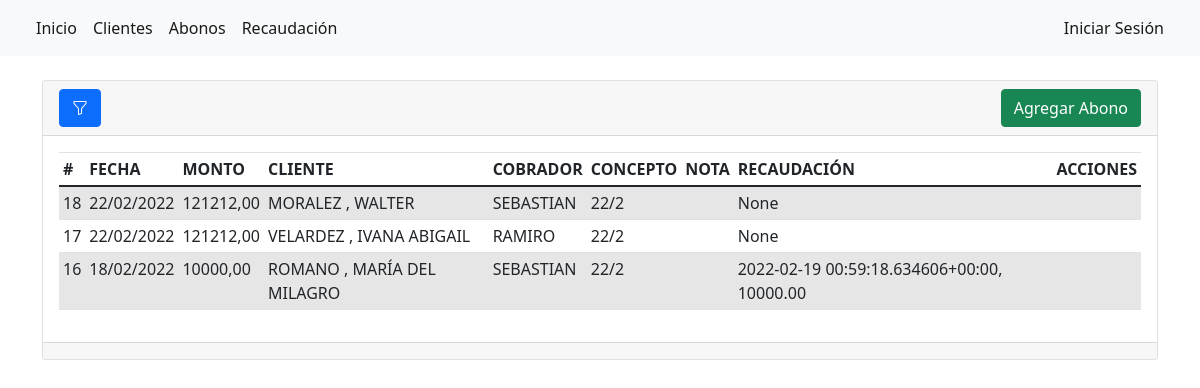
The page /abonos/ on the database as committed earlier.
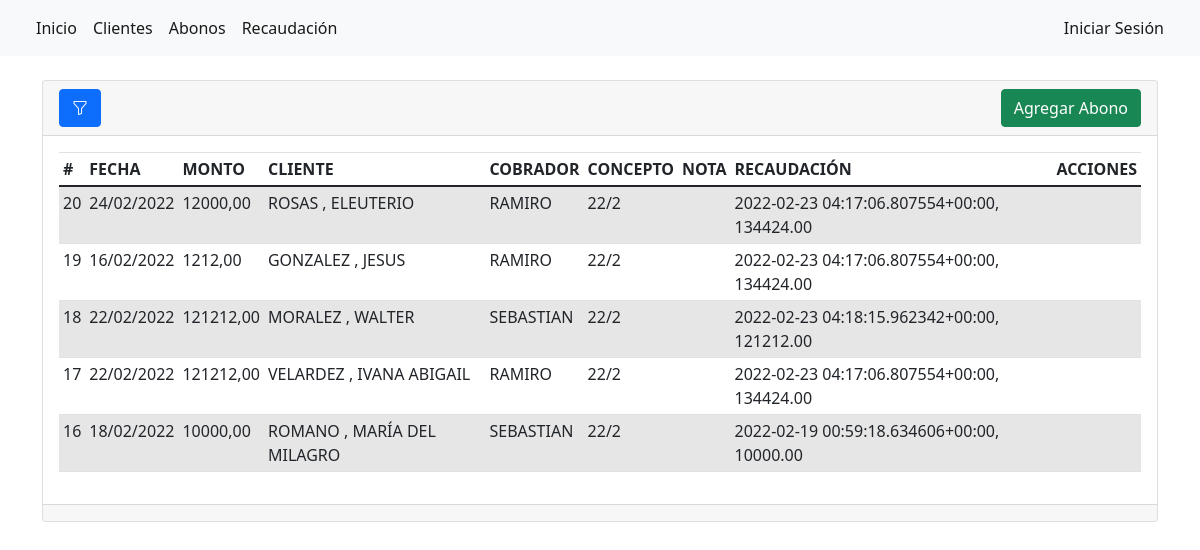
The same page on the database as committed later.
### abonos/models.py (models this page shows, shortened)
class Abono(models.Model):
    cliente = models.ForeignKey(
        'Cliente',
        null=True,
        on_delete=SET_NULL
        )
    cobrador = models.ForeignKey(
        'Cobrador',
        null=True,
        on_delete=SET_NULL
        )
    recaudacion = models.ForeignKey(
        'Recaudacion',
        null=True,
        on_delete=SET_NULL,
        default=None
    )
    concepto = models.ForeignKey(
        'Concepto',
        null=True,
        on_delete=SET_NULL,
        default=None
        )
    fecha = models.DateTimeField(
        blank=True,
        null=True,
        default= datetime.now,
        verbose_name="fecha"
        )
    monto = models.DecimalField(
        max_digits=10,
        decimal_places=2,
        default=0.00,
        verbose_name="monto"
        )
    nota = models.CharField(
        max_length=100,
        blank=True,
        verbose_name="nota"
        )
    creado = models.DateTimeField(auto_now_add=True)
    modificado = models.DateTimeField(auto_now=True)
    class Meta:
        verbose_name = "Abono"
        verbose_name_plural = "Abonos"
        ordering = ['-modificado', '-creado']

class Cliente(models.Model):
    apellido = models.CharField(max_length=45, verbose_name="apellido")
    nombre = models.CharField(max_length=45, verbose_name="nombre")
    activo = models.BooleanField(default=True, verbose_name="activo")
    creado = models.DateTimeField(auto_now_add=True)
    modificado = models.DateTimeField(auto_now=True)
    class Meta:
        verbose_name = "Cliente"
        verbose_name_plural = "Clientes"
        ordering = ['-modificado', '-creado']
        unique_together = ['apellido', 'nombre']

class Cobrador(models.Model):
    nombre = models.CharField(max_length=45, verbose_name="nombre")
    activo = models.BooleanField(default=True, verbose_name="activo")
    usuario = models.ForeignKey(User,null=True, on_delete=SET_NULL)
    creado = models.DateTimeField(auto_now_add=True)
    modificado = models.DateTimeField(auto_now=True)
    class Meta:
        verbose_name = "Cobrador"
        verbose_name_plural = "Cobradores"
        ordering = ['-modificado', '-creado']
        unique_together = ['nombre']

class Concepto(models.Model):
    año = models.IntegerField()
    mes = models.IntegerField()
    creado = models.DateTimeField(auto_now_add=True)
    modificado = models.DateTimeField(auto_now=True)
    def __str__(self):
        fila = str(self.año) + '/' + str(self.mes)
        return fila
    class Meta:
        verbose_name = "Concepto"
        verbose_name_plural = "Conceptos"
        ordering = ['-modificado', '-creado']

class Recaudacion(models.Model):
    cobrador = models.ForeignKey(
        'Cobrador',
        blank=False,
        null=True,
        on_delete=SET_NULL
        )
    fecha = models.DateTimeField(
        blank=True,
        null=True,
        default= datetime.now,
        verbose_name="fecha"
        )
    monto = models.DecimalField(
        max_digits=10,
        decimal_places=2,
        default=0.00,
        verbose_name="monto"
        )
    nota = models.CharField(
        max_length=100,
        blank=True,
        verbose_name="nota"
        )
    creado = models.DateTimeField(auto_now_add=True)
    modificado = models.DateTimeField(auto_now=True)
    def __str__(self):
        fila = str(self.creado) + ", " + str(self.monto)
        return fila
    class Meta:
        verbose_name = "Recaudación"
        verbose_name_plural = "Recaudaciones"
        ordering = ['-modificado', '-creado']

### abonos/views.py (the view)
# urls.py: path('abonos/', views.abonos, name='abonos'),
def abonos(request):
    if request.GET.get('query_cobrador') != None:
        query_cobrador = request.GET.get('query_cobrador')
        abonos = Abono.objects.filter(cobrador__id = query_cobrador).order_by('-creado')
    if request.GET.get('query_concepto') != None:
        query_concepto = request.GET.get('query_concepto')
        abonos = Abono.objects.filter(concepto = query_concepto).order_by('-creado')
    if request.GET.get('query_cliente') != None:
        query_cliente = request.GET.get('query_cliente')
        abonos = Abono.objects.filter(cliente__id = query_cliente).order_by('-creado')
    if request.GET.get('query_recaudacion') != None:
        query_recaudacion = request.GET.get('query_recaudacion')
        abonos = Abono.objects.filter(recaudacion = query_recaudacion).order_by('-creado')
    if request.GET.get('query_recaudaciones') != None:
        query_recaudacion = request.GET.get('query_recaudaciones')
        if query_recaudacion == "1":
            abonos = Abono.objects.exclude(recaudacion=None).order_by('-creado')
        if query_recaudacion == "0":
            abonos = Abono.objects.filter(recaudacion=None).order_by('-creado')
    if request.GET.get('query_cliente') == None and request.GET.get('query_cobrador') == None and request.GET.get('query_concepto') == None and request.GET.get('query_recaudaciones') == None and request.GET.get('query_recaudacion') == None:
        abonos = Abono.objects.all().order_by('-creado')
    conceptos = Concepto.objects.all().order_by('-creado')
    cobradores = Cobrador.objects.all()
    context = {
        'abonos': abonos,
        'cobradores': cobradores,
        'conceptos': conceptos,
    }
    return render(request, 'abonos/index.html', context)

### abonos/templates/abonos/index.html (shortened to what this page needs)
{% extends "base.html" %}
{% block contenido %}
<div class="card">
    <div class="card-header d-flex justify-content-between">
        <a class="btn btn-primary" data-bs-toggle="offcanvas" href="#filtros" role="button" aria-controls="filtros">
            <i class="bi bi-funnel"></i>
        </a>
        <a class="btn btn-success" href="{% url 'agregar_abono' %}" role="button">Agregar Abono</a>
    </div>
    <div class="card-body">
        <div class="table-responsive">
            <table class="table table-sm table-striped table-hover">
                <thead>
                    <tr>
                        <th>#</th>
                        <th>FECHA</th>
                        <th>MONTO</th>
                        <th>CLIENTE</th>
                        <th>COBRADOR</th>
                        <th>CONCEPTO</th>
                        <th>NOTA</th>
                        <th>RECAUDACIÓN</th>
                        <th>ACCIONES</th>
                    </tr>
                </thead>
                <tbody>
                    {% for abono in abonos %}
                    <tr>
                        <td>{{ abono.id }}</td>
                        <td>{{ abono.fecha|date:"d/m/Y" }}</td>
                        <td>{{ abono.monto }}</td>
                        <td>{{ abono.cliente.apellido }} , {{ abono.cliente.nombre }}</td>
                        <td>{{ abono.cobrador.nombre }}</td>
                        <td>{{ abono.concepto }}</td>
                        <td>{{ abono.nota }}</td>
                        <td>{{ abono.recaudacion }}</td>
                        <td>
                        </td>
                    </tr>
                    {% endfor %}
                </tbody>
            </table>
        </div>
    </div>
    <div class="card-footer text-muted">
    </div>
</div>
{% endblock %}

Rows that differ between the two databases and show on the page:
added Abono: id "20", fecha "24/02/2022", monto "12000,00", cliente.apellido "ROSAS", cliente.nombre "ELEUTERIO", cobrador.nombre "RAMIRO", concepto "22/2", recaudacion "2022-02-23 04:17:06.807554+00:00, 134424.00"
added Abono: id "19", fecha "16/02/2022", monto "1212,00", cliente.apellido "GONZALEZ", cliente.nombre "JESUS", cobrador.nombre "RAMIRO", concepto "22/2", recaudacion "2022-02-23 04:17:06.807554+00:00, 134424.00"
changed Abono "MORALEZ": recaudacion "None" → "2022-02-23 04:18:15.962342+00:00, 121212.00"
changed Abono "VELARDEZ": recaudacion "None" → "2022-02-23 04:17:06.807554+00:00, 134424.00"
